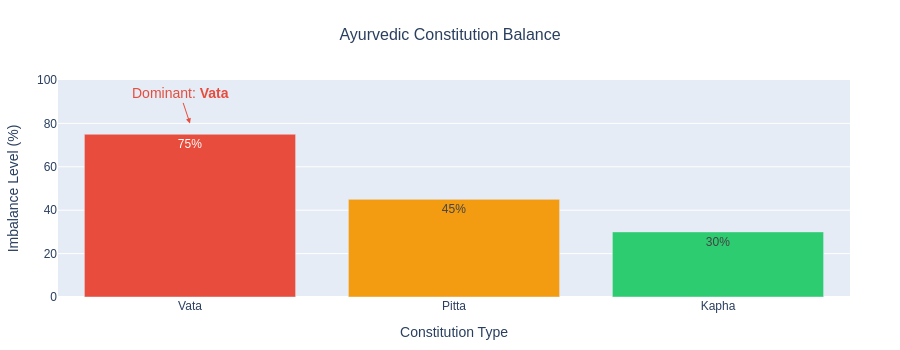

The code cell stored with this chart in its notebook:
### Markdown cell above
## 🏛️ 2. Constitution Balance Chart

**Simple bar chart showing Ayurvedic constitution balance**

### Code cell
def create_constitution_chart(assessment_data):
    """Create clean constitution balance chart"""
    
    # Constitution data
    constitutions = ['Vata', 'Pitta', 'Kapha']
    scores = [
        assessment_data['vata_score'], 
        assessment_data['pitta_score'], 
        assessment_data['kapha_score']
    ]
    
    # Get colors based on balance level
    bar_colors = [get_risk_color(score, 'constitution') for score in scores]
    
    # Create bar chart
    fig = go.Figure(data=[
        go.Bar(
            x=constitutions,
            y=scores,
            marker_color=bar_colors,
            text=[f'{score}%' for score in scores],
            textposition='auto',
            hovertemplate='<b>%{x} Constitution</b><br>' +
                         'Imbalance Level: %{y}%<br>' +
                         '<i>Lower is better (more balanced)</i><extra></extra>'
        )
    ])
    
    fig.update_layout(
        title=dict(
            text="Ayurvedic Constitution Balance",
            x=0.5,
            font=dict(size=16)
        ),
        xaxis_title="Constitution Type",
        yaxis_title="Imbalance Level (%)",
        yaxis_range=[0, 100],
        height=350,
        font=dict(family="Arial", size=12),
        margin=dict(l=50, r=50, t=80, b=50),
        paper_bgcolor='white'
    )
    
    # Add dominant constitution annotation
    dominant_idx = scores.index(max(scores))
    dominant_constitution = constitutions[dominant_idx]
    
    fig.add_annotation(
        text=f"Dominant: <b>{dominant_constitution}</b>",
        x=dominant_idx, y=scores[dominant_idx] + 5,
        font=dict(size=14, color=bar_colors[dominant_idx]),
        showarrow=True,
        arrowhead=2,
        arrowcolor=bar_colors[dominant_idx]
    )
    
    return fig

# Create and display constitution chart
constitution_chart = create_constitution_chart(user_assessment)
constitution_chart.show()

print("🏛️ Constitution balance chart created!")

### Figure 1 — Plotly figure (JSON) as saved in the notebook; plotly's stock layout.template omitted (floating-point values rounded to 4 significant figures)
{"data": [{"hovertemplate": "<b>%{x} Constitution</b><br>Imbalance Level: %{y}%<br><i>Lower is better (more balanced)</i><extra></extra>", "marker": {"color": ["#e74c3c", "#f39c12", "#2ecc71"]}, "text": ["75%", "45%", "30%"], "textposition": "auto", "type": "bar", "x": ["Vata", "Pitta", "Kapha"], "y": [75, 45, 30]}], "layout": {"annotations": [{"arrowcolor": "#e74c3c", "arrowhead": 2, "font": {"color": "#e74c3c", "size": 14}, "showarrow": true, "text": "Dominant: <b>Vata</b>", "x": 0, "y": 80}], "font": {"family": "Arial", "size": 12}, "height": 350, "margin": {"b": 50, "l": 50, "r": 50, "t": 80}, "paper_bgcolor": "white", "title": {"font": {"size": 16}, "text": "Ayurvedic Constitution Balance", "x": 0.5}, "xaxis": {"title": {"text": "Constitution Type"}}, "yaxis": {"range": [0, 100], "title": {"text": "Imbalance Level (%)"}}}}
